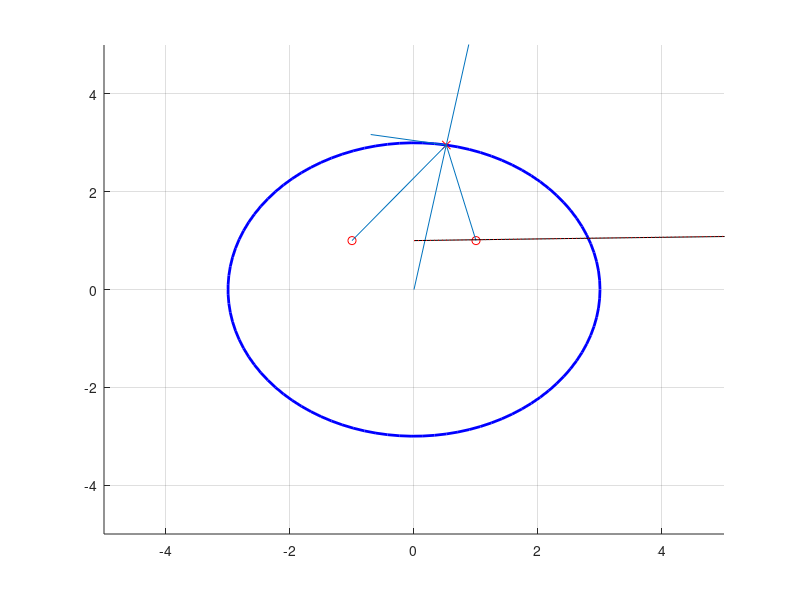
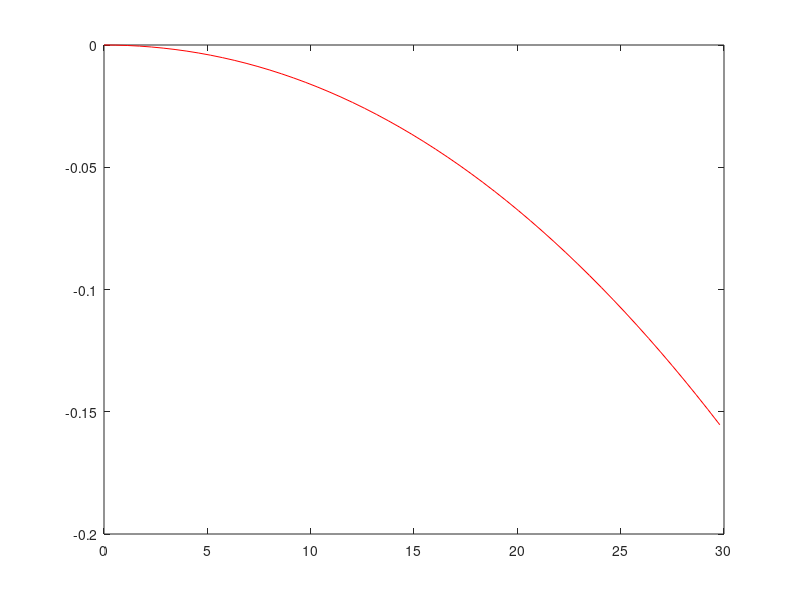

Here is the MATLAB script that generated these plots, in order:
clc
clear all
close all

kspring = 1;
th0 = pi/2;
pin1 = [-1 1];
pin2 = [1 1];

pinrod = [0 3];
dth = pi/18;
xfree1 = norm(pinrod- pin1);
xfree2 = norm(pinrod- pin2);

pinnew = norm(pinrod).*[cos(th0 - dth), sin(th0 - dth)];
x1 = pinnew - pin1;
x2 = pinnew - pin2;

xforced1 = norm(x1);
xforced2 = norm(x2);
th1 = atan(x1(2)/x1(1));
th2 = atan(x2(2)/x2(1));

ths1 = th1 + dth;
ths2 = pi - th2 + dth;

Fs1 = 0.5*xforced1*kspring*[cos(ths1), sin(ths1)];
Fs2 =0.5*xforced2*kspring*[cos(ths2), sin(ths2)];

F = norm(Fs1)*[-cos(ths1-th1) sin(ths1-th1)];
figure(1)
xlim([-5 5])
ylim([-5 5])
grid on
hold on
viscircles([0 0],3,'Color',"b");

plot(pin1(1),pin1(2),"ro")
plot(pin2(1),pin2(2),"ro")

plot(pinnew(1),pinnew(2),"rx")
line([0 pinnew(1)*5], [0 pinnew(2)*5])

line([pin1(1) pinnew(1)], [pin1(2) pinnew(2)])
line([pin2(1) pinnew(1)], [pin2(2) pinnew(2)])
line([pinnew(1)+F(1), pinnew(1)],[pinnew(2)+F(2), pinnew(2)])


%% non linear and linearized model
clear all 
close all
P0 = [-1 1];
PP = [0 5];
l = norm(PP);
alfa = 0:0.01:pi/6;
theta0 = atan2(PP(2)-P0(2), PP(1)-P0(1));
Pinit = [PP(2)-P0(2), PP(1)-P0(1)];
xk = norm(Pinit);
pdiff = [l*sin(alfa) - P0(1);l*cos(alfa)- P0(2)];

theta = atan2(pdiff(2,:), pdiff(1,:));
norms = pdiff.*pdiff;
norms = sqrt(norms(1,:) + norms(2,:));

Fx_real = norms.*cos(theta+alfa);
%Fx_lin = (alfa+ norm(Pinit)).*taylorapp(theta0, alfa);%cosx = cos(x0) - sin(x0)*(x);
%Fx_lin = norm(Pinit)*cos(theta0) - norm(Pinit)*sin(theta0).*alfa + alfa*cos(theta0);
Fx_lin = (xk + alfa.*(xk)).*(cos(theta0));

degree = alfa*180/pi;
plot(degree,Fx_real,"k", degree,Fx_lin, "r:")

figure(2)
error = Fx_real-Fx_lin;
plot(degree,error, "r")

%% checking taylor approx
% close all
% plot(degree,cos(theta0+alfa),degree, taylorapp(theta0, alfa))
% err = cos(theta0+alfa)-taylorapp(theta0, alfa);
% figure
% plot(abs(err),"r")








